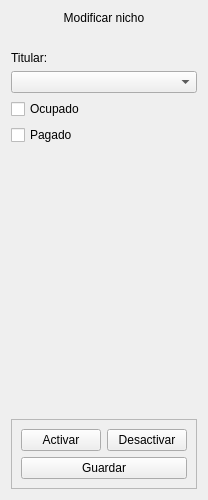
          <widget class="QWidget" name="scrollAreaWidgetContents_7">
           <property name="geometry">
            <rect>
             <x>0</x>
             <y>0</y>
             <width>198</width>
             <height>500</height>
            </rect>
           </property>
           <layout class="QVBoxLayout" name="verticalLayout_4">
            <item>
             <widget class="QLabel" name="label_4">
              <property name="text">
               <string>Modificar nicho</string>
              </property>
              <property name="alignment">
               <set>Qt::AlignCenter</set>
              </property>
             </widget>
            </item>
            <item>
             <spacer name="horizontalSpacer_4">
              <property name="orientation">
               <enum>Qt::Horizontal</enum>
              </property>
              <property name="sizeHint" stdset="0">
               <size>
                <width>40</width>
                <height>20</height>
               </size>
              </property>
             </spacer>
            </item>
            <item>
             <widget class="QLabel" name="label_46">
              <property name="text">
               <string>Titular:</string>
              </property>
             </widget>
            </item>
            <item>
             <widget class="QComboBox" name="comboBox_2"/>
            </item>
            <item>
             <widget class="QCheckBox" name="checkBox_3">
              <property name="text">
               <string>Ocupado</string>
              </property>
             </widget>
            </item>
            <item>
             <widget class="QCheckBox" name="checkBox_4">
              <property name="text">
               <string>Pagado</string>
              </property>
             </widget>
            </item>
            <item>
             <spacer name="verticalSpacer_9">
              <property name="orientation">
               <enum>Qt::Vertical</enum>
              </property>
              <property name="sizeHint" stdset="0">
               <size>
                <width>20</width>
                <height>40</height>
               </size>
              </property>
             </spacer>
            </item>
            <item>
             <widget class="QFrame" name="frame">
              <property name="frameShape">
               <enum>QFrame::StyledPanel</enum>
              </property>
              <property name="frameShadow">
               <enum>QFrame::Raised</enum>
              </property>
              <layout class="QFormLayout" name="formLayout_4">
               <item row="0" column="0">
                <widget class="QPushButton" name="pushButton">
                 <property name="text">
                  <string>Activar</string>
                 </property>
                </widget>
               </item>
               <item row="0" column="1">
                <widget class="QPushButton" name="pushButton_2">
                 <property name="text">
                  <string>Desactivar</string>
                 </property>
                </widget>
               </item>
               <item row="1" column="0" colspan="2">
                <widget class="QPushButton" name="pushButton_6">
                 <property name="text">
                  <string>Guardar</string>
                 </property>
                </widget>
               </item>
              </layout>
             </widget>
            </item>
           </layout>
          </widget>
